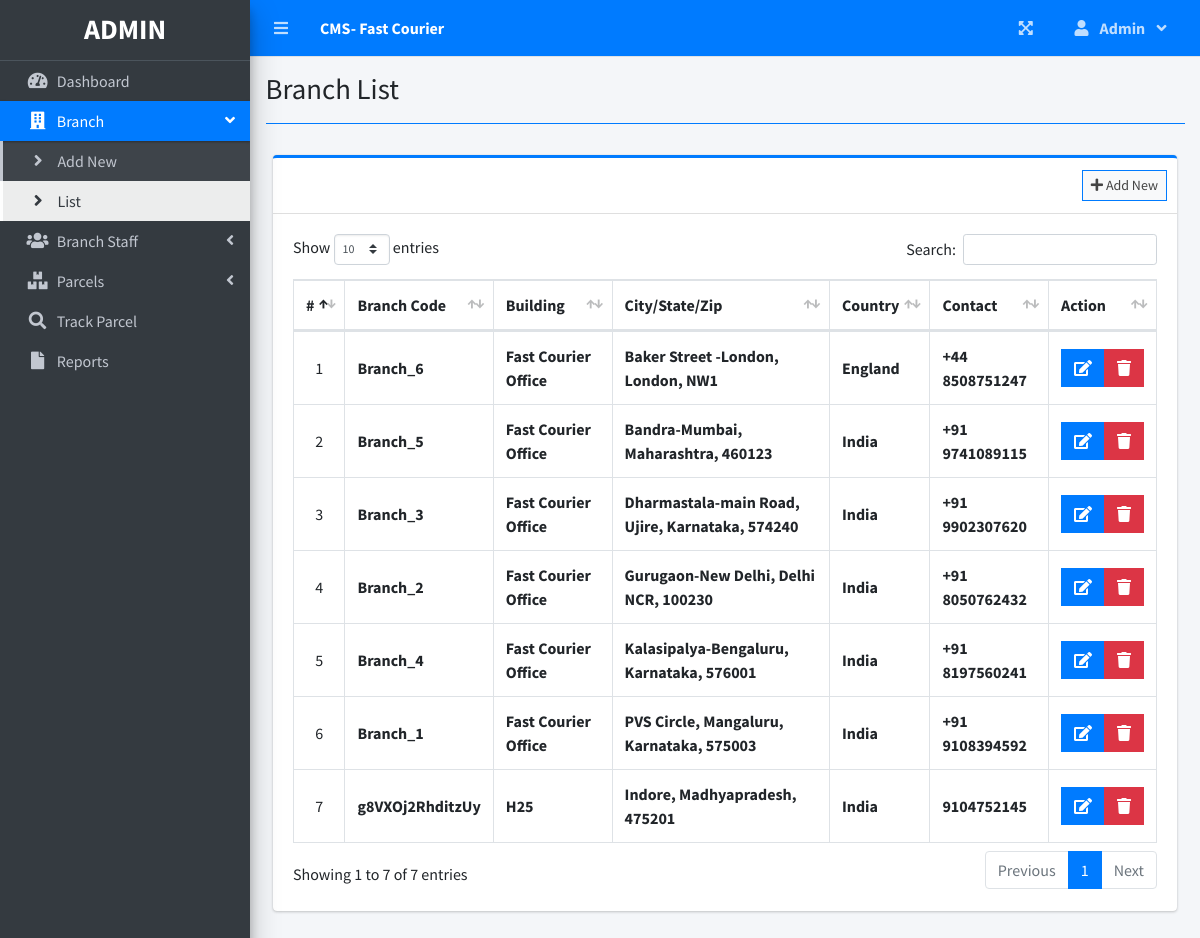
The page /index.php?page=branch_list (signed in) on the database its author committed.
### tables this page shows
CREATE TABLE `branches` (
  `id` int(30) NOT NULL,
  `branch_code` varchar(50) NOT NULL,
  `street` text NOT NULL,
  `city` text NOT NULL,
  `state` text NOT NULL,
  `zip_code` varchar(50) NOT NULL,
  `country` text NOT NULL,
  `contact` varchar(100) NOT NULL,
  `date_created` datetime NOT NULL DEFAULT current_timestamp()
);

### branch_list.php (the view, shortened to what this page needs)
<?php include'db_connect.php' ?>
<div class="col-lg-12">
	<div class="card card-outline card-primary">
		<div class="card-header">
			<div class="card-tools">
				<a class="btn btn-block btn-sm btn-default btn-flat border-primary " href="./index.php?page=new_branch"><i class="fa fa-plus"></i> Add New</a>
			</div>
		</div>
		<div class="card-body">
			<table class="table tabe-hover table-bordered" id="list">
				<!-- <colgroup>
					<col width="5%">
					<col width="15%">
					<col width="25%">
					<col width="25%">
					<col width="15%">
				</colgroup> -->
				<thead>
					<tr>
						<th class="text-center">#</th>
						<th>Branch Code</th>
						<th>Building</th>
						<th>City/State/Zip</th>
						<th>Country</th>
						<th>Contact </th>
						<th>Action</th>
					</tr>
				</thead>
				<tbody>
					<?php
					$i = 1;
					$qry = $conn->query("SELECT * FROM branches order by street asc,city asc, state asc ");
					while($row= $qry->fetch_assoc()):
					?>
					<tr>
						<td class="text-center"><?php echo $i++ ?></td>
						<td class=""><b><?php echo $row['branch_code'] ?></b></td>
						<td><b><?php echo ucwords($row['street']) ?></b></td>
						<td><b><?php echo ucwords($row['city'].', '.$row['state'].', '.$row['zip_code']) ?></b></td>
						<td><b><?php echo ucwords($row['country']) ?></b></td>
						<td><b><?php echo $row['contact'] ?></b></td>
						<td class="text-center">
		                    <div class="btn-group">
		                        <a href="index.php?page=edit_branch&id=<?php echo $row['id'] ?>" class="btn btn-primary btn-flat ">
		                          <i class="fas fa-edit"></i>
		                        </a>
		                        <button type="button" class="btn btn-danger btn-flat delete_branch" data-id="<?php echo $row['id'] ?>">
		                          <i class="fas fa-trash"></i>
		                        </button>
	                      </div>
						</td>
					</tr>
				<?php endwhile; ?>
				</tbody>
			</table>
		</div>
	</div>
</div>

### index.php (shortened to what this page needs)
<!DOCTYPE html>
<html lang="en">
<?php
	include 'header.php'
?>
<body class="hold-transition sidebar-mini layout-fixed layout-navbar-fixed layout-footer-fixed">
<div class="wrapper">
  <?php include 'topbar.php' ?>
  <?php include 'sidebar.php' ?>
  <div class="content-wrapper">
    <div class="content-header">
      <div class="container-fluid">
        <div class="row mb-2">
          <div class="col-sm-6">
            <h1 class="m-0"><?php echo $title ?></h1>
          </div>
        </div>
            <hr class="border-primary">
      </div>
    </div>
    <section class="content">
      <div class="container-fluid">
         <?php
            $page = isset($_GET['page']) ? $_GET['page'] : 'home';
            if(!file_exists($page.".php")){
                include '404.html';
            }else{
            include $page.'.php';
            }
          ?>
      </div>
    </section>
  </div>
</body>
</html>

### header.php (shortened to what this page needs)
<head>
  <?php
  $title = isset($_GET['page']) ? ucwords(str_replace("_", ' ', $_GET['page'])) : "Home";
  $title = str_replace("Persons Companies","Persons/Companies",$title);
  ?>
  <link rel="stylesheet" href="assets/plugins/fontawesome-free/css/all.min.css">
  <link rel="stylesheet" href="assets/plugins/overlayScrollbars/css/OverlayScrollbars.min.css">
  <link rel="stylesheet" href="assets/plugins/datatables-bs4/css/dataTables.bootstrap4.min.css">
  <link rel="stylesheet" href="assets/plugins/datatables-responsive/css/responsive.bootstrap4.min.css">
  <link rel="stylesheet" href="assets/plugins/datatables-buttons/css/buttons.bootstrap4.min.css">
  <link rel="stylesheet" href="assets/plugins/select2/css/select2.min.css">
  <link rel="stylesheet" href="assets/plugins/select2-bootstrap4-theme/select2-bootstrap4.min.css">
  <link rel="stylesheet" href="assets/plugins/sweetalert2-theme-bootstrap-4/bootstrap-4.min.css">
  <link rel="stylesheet" href="assets/plugins/toastr/toastr.min.css">
  <link rel="stylesheet" href="assets/plugins/dropzone/min/dropzone.min.css">
  <link rel="stylesheet" href="assets/dist/css/jquery.datetimepicker.min.css">
  <link rel="stylesheet" href="assets/plugins/icheck-bootstrap/icheck-bootstrap.min.css">
  <link rel="stylesheet" href="assets/plugins/bootstrap4-toggle/css/bootstrap4-toggle.min.css">
  <link rel="stylesheet" href="assets/dist/css/adminlte.min.css">
  <link rel="stylesheet" href="assets/dist/css/styles.css">
  <link rel="stylesheet" href="assets/plugins/summernote/summernote-bs4.min.css">
</head>

### topbar.php (shortened to what this page needs)
<nav class="main-header navbar navbar-expand navbar-primary navbar-dark ">
  <ul class="navbar-nav">
    <?php if(isset($_SESSION['login_id'])): ?>
    <li class="nav-item">
      <a class="nav-link" data-widget="pushmenu" href="" role="button"><i class="fas fa-bars"></i></a>
    </li>
  <?php endif; ?>
    <li>
      <a class="nav-link text-white"  href="./" role="button"> <large><b><?php echo $_SESSION['system']['name'] ?></b></large></a>
    </li>
  </ul>
  <ul class="navbar-nav ml-auto">
    <li class="nav-item">
      <a class="nav-link" data-widget="fullscreen" href="#" role="button">
        <i class="fas fa-expand-arrows-alt"></i>
      </a>
    </li>
   <li class="nav-item dropdown">
          <a class="nav-link"  data-toggle="dropdown" aria-expanded="true" href="javascript:void(0)">
            <span>
              <div class="d-felx badge-pill">
                <span class="fa fa-user mr-2"></span>
                <span><b><?php echo ucwords($_SESSION['login_firstname']) ?></b></span>
                <span class="fa fa-angle-down ml-2"></span>
              </div>
            </span>
          </a>
    </li>
  </ul>
</nav>

### sidebar.php (shortened to what this page needs)
<aside class="main-sidebar sidebar-dark-primary elevation-4">
  <div class="dropdown">
 	<a href="./" class="brand-link">
      <?php if($_SESSION['login_type'] == 1): ?>
      <h3 class="text-center p-0 m-0"><b>ADMIN</b></h3>
      <?php else: ?>
      <h3 class="text-center p-0 m-0"><b>STAFF</b></h3>
      <?php endif; ?>
  </a>
  </div>
  <div class="sidebar pb-4 mb-4">
    <nav class="mt-2">
      <ul class="nav nav-pills nav-sidebar flex-column nav-flat" data-widget="treeview" role="menu" data-accordion="false">
        <li class="nav-item dropdown">
          <a href="./" class="nav-link nav-home">
            <i class="nav-icon fas fa-tachometer-alt"></i>
            <p>
              Dashboard
            </p>
          </a>
        </li>
        <?php if($_SESSION['login_type'] == 1): ?>
        <li class="nav-item">
          <a href="#" class="nav-link nav-edit_branch">
            <i class="nav-icon fas fa-building"></i>
            <p>
              Branch
              <i class="right fas fa-angle-left"></i>
            </p>
          </a>
          <ul class="nav nav-treeview">
            <li class="nav-item">
              <a href="./index.php?page=new_branch" class="nav-link nav-new_branch tree-item">
                <i class="fas fa-angle-right nav-icon"></i>
                <p>Add New</p>
              </a>
            </li>
            <li class="nav-item">
              <a href="./index.php?page=branch_list" class="nav-link nav-branch_list tree-item">
                <i class="fas fa-angle-right nav-icon"></i>
                <p>List</p>
              </a>
            </li>
          </ul>
        </li>
        <li class="nav-item">
          <a href="#" class="nav-link nav-edit_staff">
            <i class="nav-icon fas fa-users"></i>
            <p>
              Branch Staff
              <i class="right fas fa-angle-left"></i>
            </p>
          </a>
        </li>
      <?php endif; ?>
        <li class="nav-item">
          <a href="#" class="nav-link nav-edit_parcel">
            <i class="nav-icon fas fa-boxes"></i>
            <p>
              Parcels
              <i class="right fas fa-angle-left"></i>
            </p>
          </a>
        </li>
         <li class="nav-item dropdown">
          <a href="./index.php?page=track" class="nav-link nav-track">
            <i class="nav-icon fas fa-search"></i>
            <p>
              Track Parcel
            </p>
          </a>
        </li>
         <li class="nav-item dropdown">
          <a href="./index.php?page=reports" class="nav-link nav-reports">
            <i class="nav-icon fas fa-file"></i>
            <p>
              Reports
            </p>
          </a>
        </li>
      </ul>
    </nav>
  </div>
</aside>

### branch_list.php (style rules this page uses)
table td { vertical-align: middle !important; }

### rows shown on the page
branches: branch_code "Branch_6", street "Fast Courier Office", city+state+zip_code "Baker Street -London, London, NW1", country "England", contact "+44 8508751247"
branches: branch_code "Branch_5", street "Fast Courier Office", city+state+zip_code "Bandra-Mumbai, Maharashtra, 460123", country "India", contact "+91 9741089115"
branches: branch_code "Branch_3", street "Fast Courier Office", city+state+zip_code "Dharmastala-main Road, Ujire, Karnataka, 574240", country "India", contact "+91 9902307620"
branches: branch_code "Branch_2", street "Fast Courier Office", city+state+zip_code "Gurugaon-New Delhi, Delhi NCR, 100230", country "India", contact "+91 8050762432"
branches: branch_code "Branch_4", street "Fast Courier Office", city+state+zip_code "Kalasipalya-Bengaluru, Karnataka, 576001", country "India", contact "+91 8197560241"
branches: branch_code "Branch_1", street "Fast Courier Office", city+state+zip_code "PVS Circle, Mangaluru, Karnataka, 575003", country "India", contact "+91 9108394592"
branches: branch_code "g8VXOj2RhditzUy", street "H25", city+state+zip_code "Indore, Madhyapradesh, 475201", country "India", contact "9104752145"

### other values the page prints
$_SESSION['system']['name'] "CMS- Fast Courier"
$_SESSION['login_firstname'] "Admin"
$title "Branch List"
